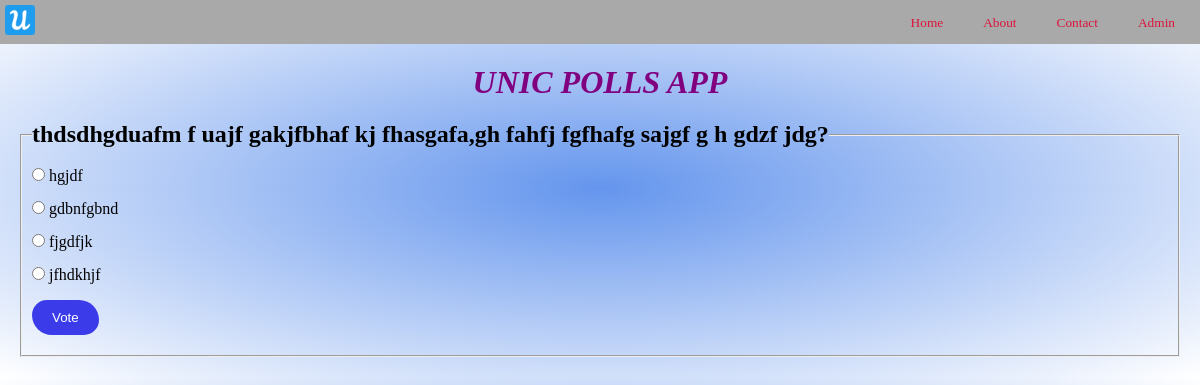
Screenshot of /3/ with the database file from the repository.
### core/models.py (models this page shows, shortened)
class Question(models.Model):
    question_text = models.CharField(max_length=200)
    pub_date = models.DateTimeField(auto_now_add=True)

class Choice(models.Model):
    question = models.ForeignKey(Question,on_delete=models.CASCADE)
    choice_text = models.CharField(max_length=200)
    votes = models.IntegerField(default=0)
    def __str__(self):
        return self.choice_text

### core/views.py (the view)
# urls.py: path('<int:pk>/',views.QuestionDetail.as_view(),name='detail'),
class QuestionDetail(generic.DetailView):
    model = Question
    template_name = 'question_detail.html'

### core/templates/question_detail.html (shortened to what this page needs)
{% extends 'base.html' %}
{% block content %}
<form action="{% url 'vote' question.id %}" method="post">
    <div>
        <fieldset>
            <legend>
                <h2>{{question.question_text}}?</h2>
            </legend>
            {% for choice in question.choice_set.all %}
            <div>
                <input type="radio" name="choice" id="{{choice.id}}" value="{{choice.id}}">
                <label for="{{choice.id}}">{{choice}}</label>
            </div>
            {% endfor %}
            <button type="submit">Vote</button>
        </fieldset>
    </div>
</form>
{% endblock content %}

### core/static/polls.css (style rules this page uses)
* { padding: 0; margin: 0; }
body { background: radial-gradient(cornflowerblue,white); }
form { padding: 20px; }
fieldset { padding: 10px; }
input { margin: 10px 0px; }
button { margin: 10px 0px; border: none; padding: 10px 20px; background-color: rgb(59, 59, 233); color: white; border-radius: 15px 20px; }

### rows the page displays
Question: question_text "thdsdhgduafm f uajf gakjfbhaf kj fhasgafa,gh fahfj fgfhafg sajgf g h gdzf jdg"
Choice: choice_text "hgjdf"
Choice: choice_text "gdbnfgbnd"
Choice: choice_text "fjgdfjk"
Choice: choice_text "jfhdkhjf"
